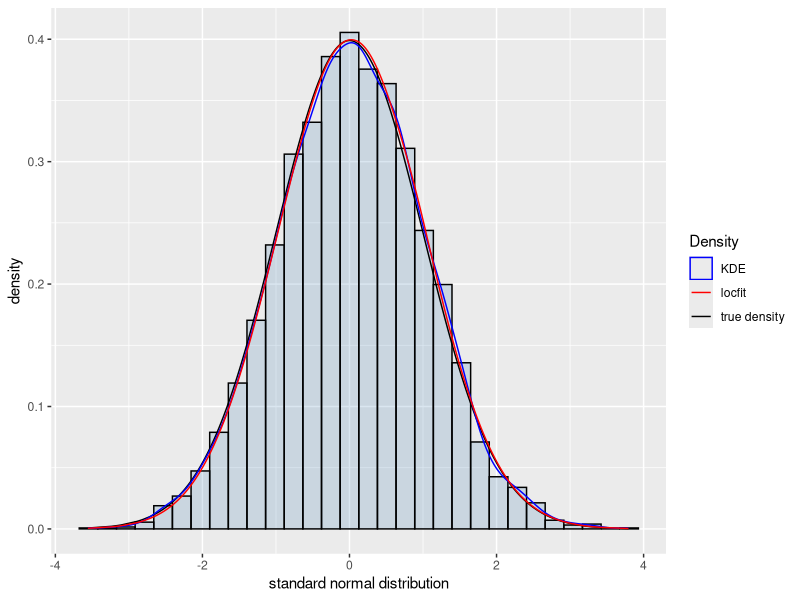
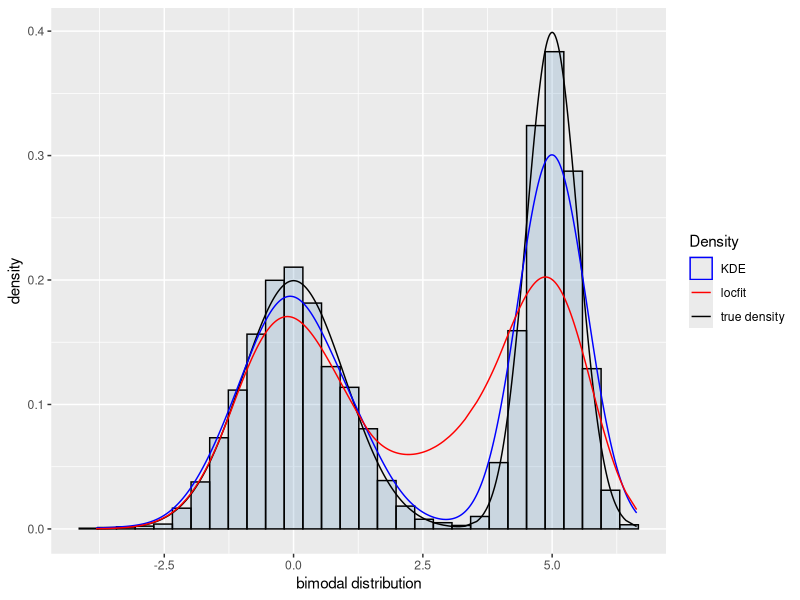
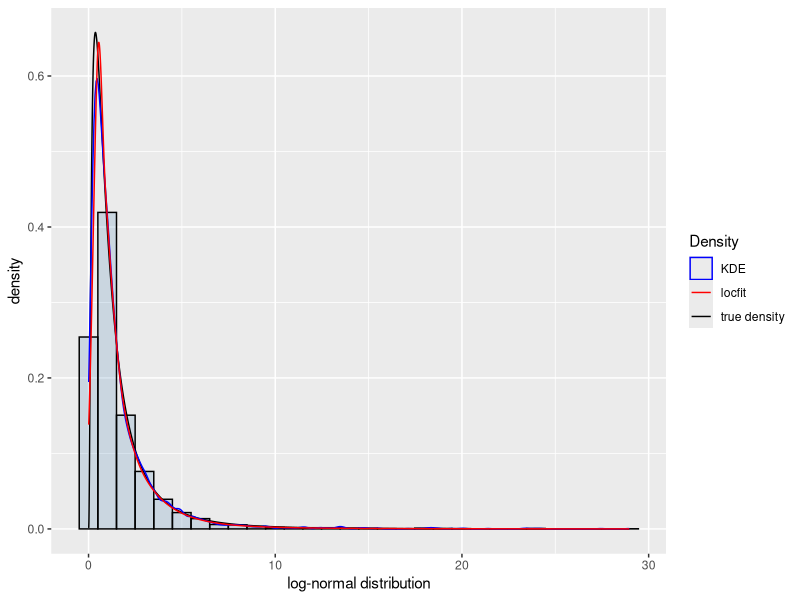

The R source for these figures, in order:
## ---- chunk 1
knitr::opts_chunk$set(echo = FALSE, message = FALSE)
library(bookdown)
library(tibble)
library(ggplot2)
library(locfit)
## ---- chunk 2
set.seed(9) 
n=5000
w=rbinom(n,1,0.5)
## sample from three scenarios
sam_5000 <- as_tibble(data.frame(standnorm=rnorm(n, mean = 0, sd = 1),
                      mixnorm=w*rnorm(n, mean = 0, sd = 1)+(1-w)*rnorm(n,mean=5,sd=0.5),
                      lognorm=rlnorm(n,0,1)))

## estimate using three methods
loc_sn = locfit(~ lp(sam_5000$standnorm))
loc_mn = locfit(~ lp(sam_5000$mixnorm))
loc_ln = locfit(~ lp(sam_5000$lognorm))
## ---- chunk 3
ggplot(data = sam_5000,aes(x=standnorm))+
  geom_histogram(aes(y = ..density..),color = "black", fill = "steelblue",alpha = 0.2)+
  geom_line(aes(y=dnorm(standnorm,0,1), color = "true density"))+
  geom_density(aes(color="KDE"))+
  geom_line(aes(y=fitted(loc_sn),color="locfit"))+
  scale_colour_manual("Density", values = c("blue", "red", "black"))+
  xlab("standard normal distribution")
## ---- chunk 4
ggplot(data = sam_5000,aes(x=mixnorm))+
  geom_histogram(aes(y = ..density..),color = "black", fill = "steelblue",alpha = 0.2)+
  geom_line(aes(y=0.5*dnorm(mixnorm, mean = 0, sd = 1)+0.5*dnorm(mixnorm,mean=5,sd=0.5),color = "true density"))+
  geom_density(aes(color="KDE"))+
  geom_line(aes(y=fitted(loc_mn),color="locfit"))+
  scale_colour_manual("Density", values = c("blue", "red", "black"))+
  xlab("bimodal distribution")
## ---- chunk 5
ggplot(data = sam_5000,aes(x=lognorm))+
  geom_histogram(aes(y = ..density..),color = "black", fill = "steelblue",alpha = 0.2)+
  geom_line(aes(y=dlnorm(lognorm,0,1),color = "true density"))+
  geom_density(aes(color="KDE"))+
  geom_line(aes(y=fitted(loc_ln),color="locfit"))+
  scale_colour_manual("Density", values = c("blue", "red", "black"))+
  xlab("log-normal distribution")
